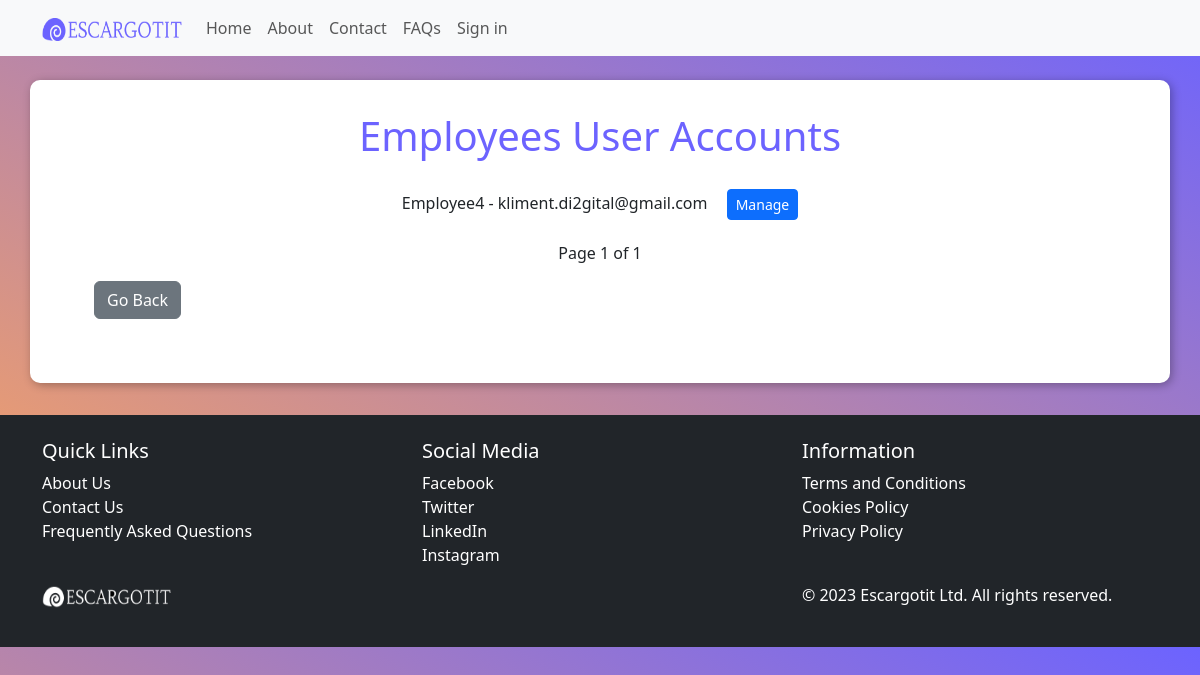
The app's page /employees/, older data.
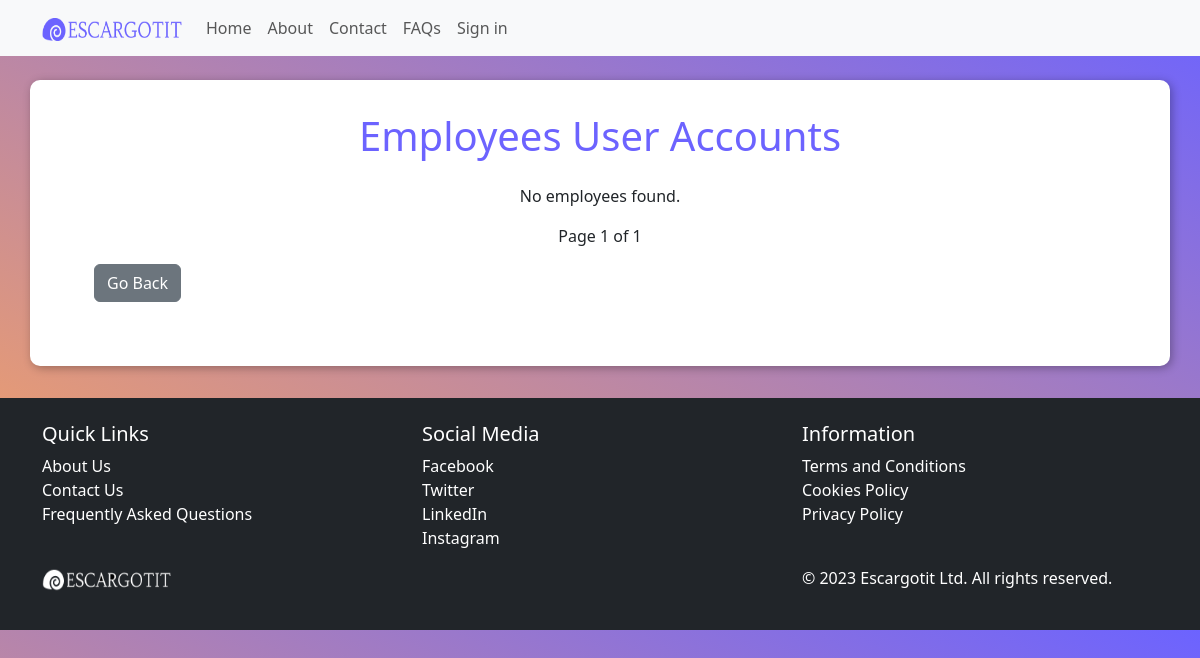
The same page, newer data.
### core/models.py (models this page shows, shortened)
class EmployeeUser(models.Model):
    user = models.OneToOneField(User, on_delete=models.CASCADE)
    admin = models.ForeignKey(AdminUser, on_delete=models.CASCADE, null=True, blank=True)
    can_create_snailbed = models.BooleanField(default=False)

### core/views.py (the view)
# urls.py: path('employees/', EmployeeUserListView.as_view(), name='employees'),
class EmployeeUserListView(ListView):
    model = EmployeeUser
    template_name = 'employee_user_list.html'  # Create this template
    context_object_name = 'employees'  # Context variable name for the list of employees
    ordering = ['user__username']  # Define your desired ordering
    paginate_by = 10  # Set the number of items per page (adjust as needed)

### templates/employee_user_list.html (shortened to what this page needs)
{% extends "base/base.html" %}
{% load static %}
{% block scripts %}
    <link href="{% static 'css/employee-user-list.css' %}" rel="stylesheet" type="text/css">
{% endblock %}
{% block content %}
<div class="main container mt-4">
    <h1>Employees User Accounts</h1>
    <ul>
        {% for employee in employees %}
            <li>
                <p>{{ employee.user.username }} - {{ employee.user.email }}
                <a href="{% url 'manage_employee' employee.id %}" class="btn btn-primary btn-sm">Manage</a>
            </li>
        {% empty %}
            <li>No employees found.</li>
        {% endfor %}
    </ul>
    <div class="pagination">
        <span class="step-links">
            {% if employees.has_previous and employees.has_next %}
                {% if employees.has_previous %}
                    <a href="?page=1">&laquo; first</a>
                    <a href="?page={{ employees.previous_page_number }}">previous</a>
                {% endif %}
                <span class="current-page">
                    Page {{ employees.number }} of {{ employees.paginator.num_pages }}
                </span>
                {% if employees.has_next %}
                    <a href="?page={{ employees.next_page_number }}">next</a>
                    <a href="?page={{ employees.paginator.num_pages }}">last &raquo;</a>
                {% endif %}
            {% else %}
                <span class="current-page">
                    Page 1 of 1
                </span>
            {% endif %}
        </span>
    </div>
    <div id="button-container">
        <a class="btn btn-secondary" href="{% url 'custom_admin_panel' %}">Go Back</a>
    </div>
</div>
{% endblock %}

Row changes from the older to the newer data that the page shows:
removed EmployeeUser: user.username "Employee4", user.email "kliment.di2gital@gmail.com"
Text that changed along with them:
text now shown: "No employees found."
